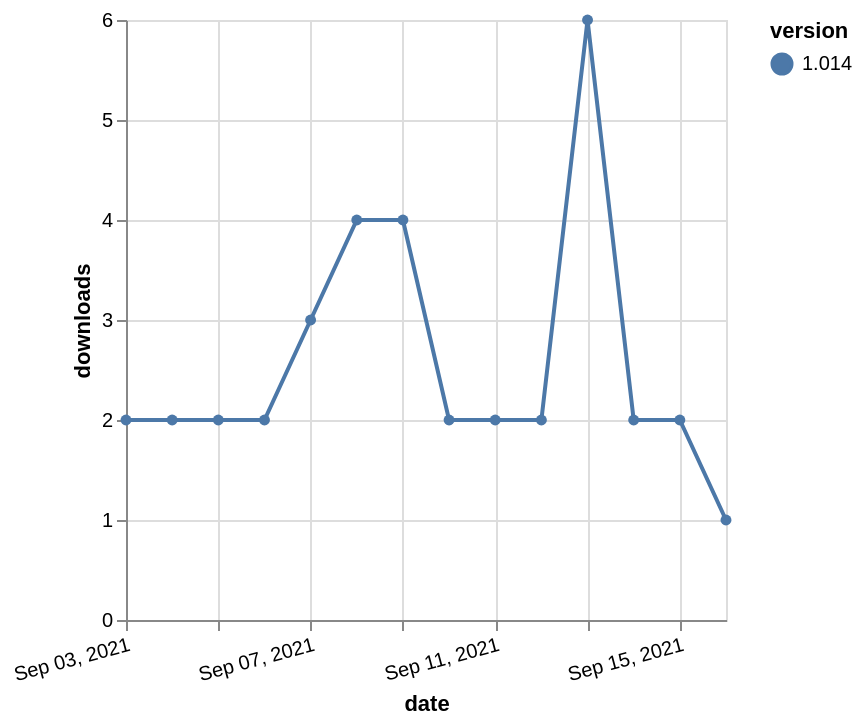

Vega-Lite specification stored for this chart:
### Vega-Lite specification from a JSON file in a GitHub repository (floating-point values rounded to 4 significant figures)
{"$schema": "https://vega.github.io/schema/vega-lite/v5.json", "description": "A simple bar chart with embedded data.", "data": {"values": [{"date": "2021-09-03", "total": 2786, "delta": 2, "version": "1.014"}, {"date": "2021-09-04", "total": 2788, "delta": 2, "version": "1.014"}, {"date": "2021-09-05", "total": 2790, "delta": 2, "version": "1.014"}, {"date": "2021-09-06", "total": 2792, "delta": 2, "version": "1.014"}, {"date": "2021-09-07", "total": 2795, "delta": 3, "version": "1.014"}, {"date": "2021-09-08", "total": 2799, "delta": 4, "version": "1.014"}, {"date": "2021-09-09", "total": 2803, "delta": 4, "version": "1.014"}, {"date": "2021-09-10", "total": 2805, "delta": 2, "version": "1.014"}, {"date": "2021-09-11", "total": 2807, "delta": 2, "version": "1.014"}, {"date": "2021-09-12", "total": 2809, "delta": 2, "version": "1.014"}, {"date": "2021-09-13", "total": 2815, "delta": 6, "version": "1.014"}, {"date": "2021-09-14", "total": 2817, "delta": 2, "version": "1.014"}, {"date": "2021-09-15", "total": 2819, "delta": 2, "version": "1.014"}, {"date": "2021-09-16", "total": 2820, "delta": 1, "version": "1.014"}]}, "width": "container", "mark": {"type": "line", "point": {"filled": true}}, "encoding": {"x": {"field": "date", "type": "temporal", "timeUnit": "yearmonthdate", "title": "date", "axis": {"labelAngle": -15}}, "y": {"field": "delta", "type": "quantitative", "title": "downloads"}, "color": {"field": "version", "type": "nominal"}, "tooltip": {"field": "delta"}}}
